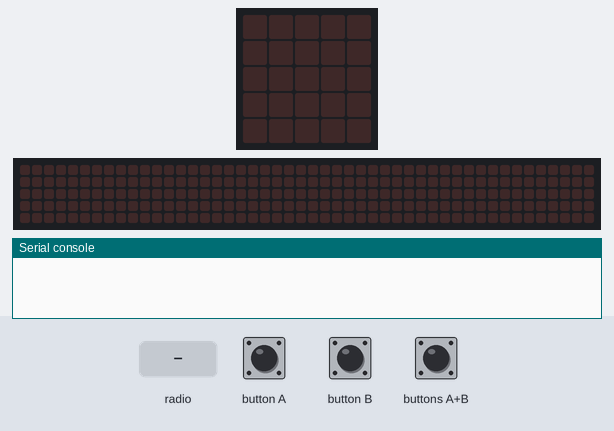
A program run on a simulated BBC micro:bit running MicroPython. Parts: the board's 5×5 LED display, a strip that is not on the board, showing the scrolling text unrolled, the last lines printed to the serial console. The test bench sets the inputs (shaded band). No radio messages arrive unless stated (any console line starting 'radio sent:' is added by the test bench); the 48×5 strip is a reading aid, not a part: it shows the text the display is scrolling, unrolled, one strip-width of it at a time.

Above: at 1.2 s.
1.3 s: button A pressed for 0.15 s
At 1.37 s:
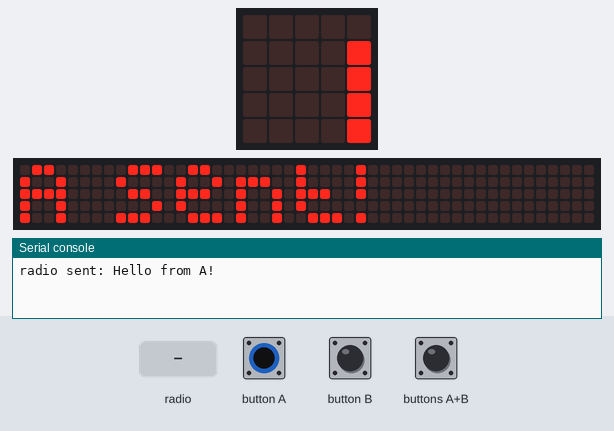
4.3 s: button B pressed for 0.15 s
At 6.62 s:
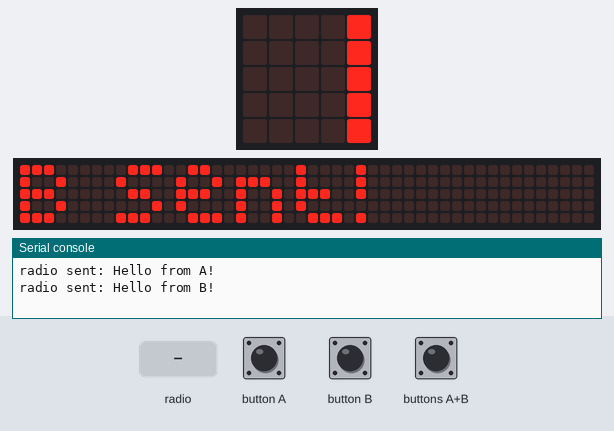
7.4 s: radio message "Hello from A!" arrives
10.4 s: buttons A+B pressed for 3.2 s
At 11.87 s:
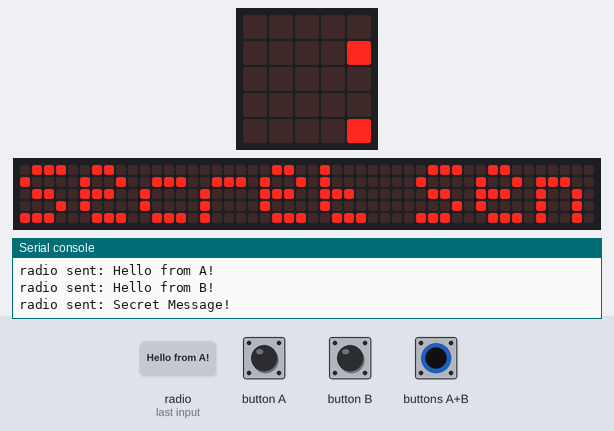

Measured:
- after the input at 1.3 s, the display: changes at once (image 1)
- after the input at 4.3 s, the display: first differs from a run without the input after 2.3 s (image 2)
- after the input at 10.4 s, the display: first differs from a run without the input after 1.4 s (image 3)

The program:

main.py
```python
from microbit import *
import radio

# Set up the radio group
radio.on()
radio.config(group=1)  # Default group is 1

# Send specific messages based on button presses
def on_button_pressed_a():
    radio.send("Hello from A!")
    display.scroll("A Sent!")

def on_button_pressed_b():
    radio.send("Hello from B!")
    display.scroll("B Sent!")

def on_button_pressed_ab():
    radio.config(group=5)  # Switch to a secret group
    radio.send("Secret Message!")
    display.scroll("Secret Sent!")

# Main loop to listen for incoming messages
while True:
    if button_a.was_pressed():
        on_button_pressed_a()
    if button_b.was_pressed():
        on_button_pressed_b()
    if button_a.is_pressed() and button_b.is_pressed():
        on_button_pressed_ab()

    # Listen for incoming messages
    incoming = radio.receive()
    if incoming:
        display.scroll(incoming)
```
